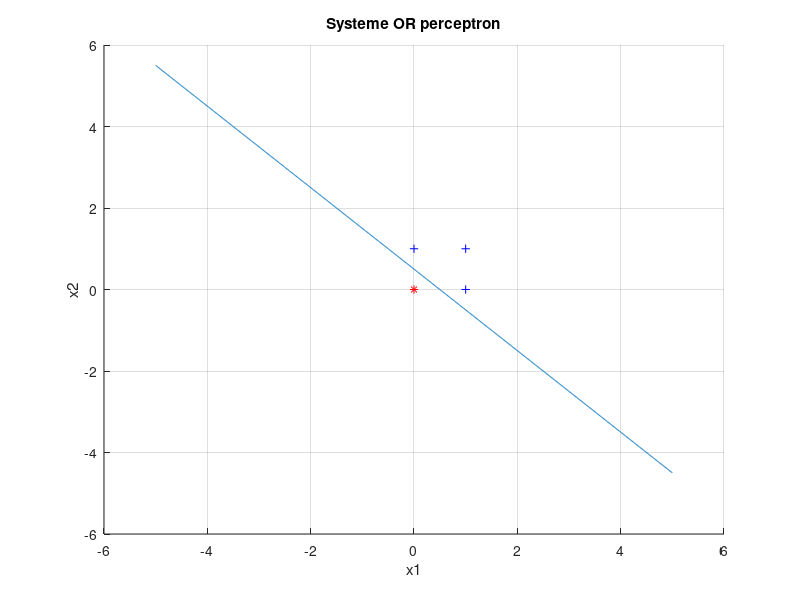
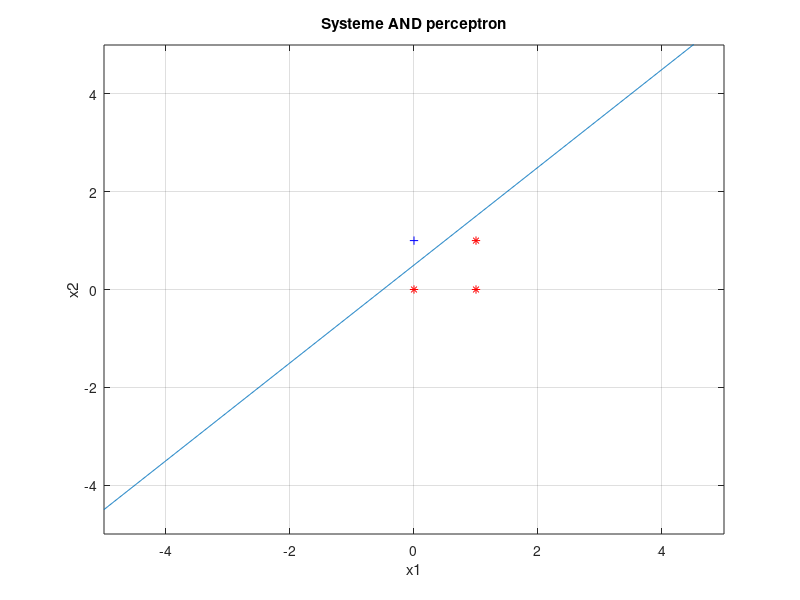
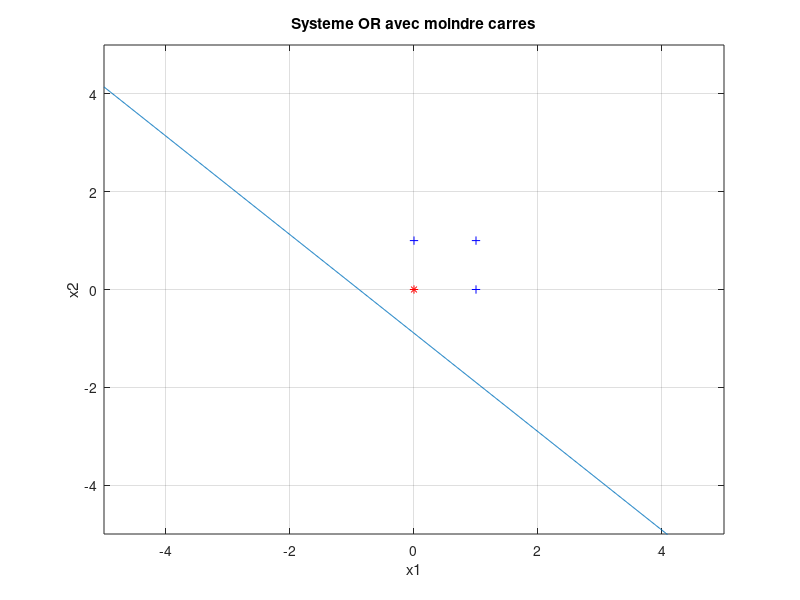
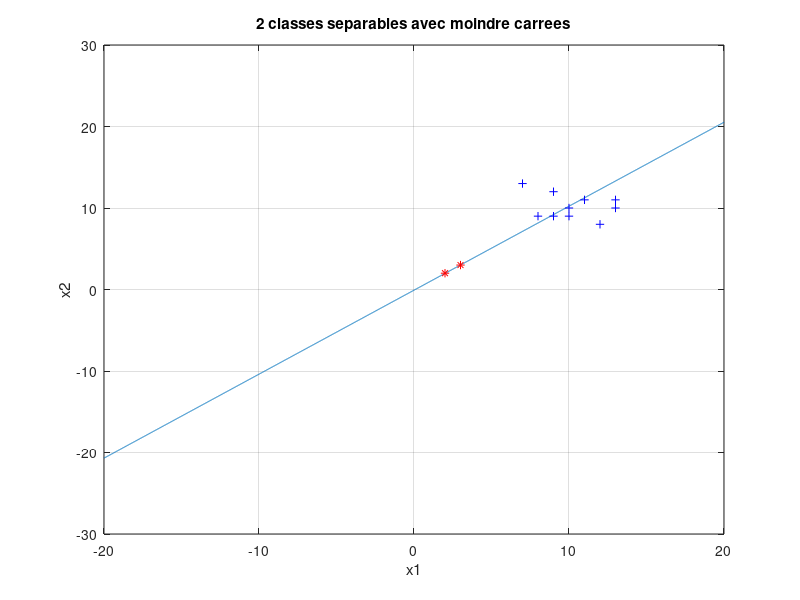

These figures' MATLAB source, in order: (Note: this script raises an error after producing the figures.)
%% Mon perceptron

clear all

% l le nombre de donn?es, n la dimension des donn?es
l=4;
n=2;

% Systeme OR
x1=[0 0 1];
x2=[0 1 1];
x3=[1 0 1];
x4=[1 1 1];
x=[x1;x2;x3;x4];
y=[-1 1 1 1];

% Algo perceptron
w1=zeros(n+1,1);
k=0;
K=67;
for compteur=1:K
    indice=randperm(l);
    for i=1:l
        i=indice(i);
        if(y(i)*(x(i,:)*w1)<=0)
            w1=w1+y(i)*x(i,:)';
            k=k+1;
        end
    end
end

% HyperPlan associ? 
figure(1)
hold on
title('Systeme OR perceptron')
xlabel('x1')
ylabel('x2')
t=-5:0.01:5;
plot(t,-(w1(1)/w1(2))*t-w1(3)/w1(2));
for j=1:l
    if(y(j)==1)
        plot(x(j,1),x(j,2),'b+');
    else
        plot(x(j,1),x(j,2),'r*');
    end
end
hold off
grid on 


%%

l=4;
n=2;
% Systeme AND
x1=[0 0 1];
x4=[0 1 1];
x3=[1 0 1];
x2=[1 1 1];
x=[x1;x2;x3;x4];
y=[-1 -1 -1 1];

% Algo perceptron
w2=zeros(n+1,1);
k=0;
K=57;
for compteur=1:K
    indice=randperm(l);
    for i=1:l
        i=indice(i);
        if(y(i)*(x(i,:)*w2)<=0)
            w2=w2+y(i)*x(i,:)';
            k=k+1;
        end
    end
end

% HyperPlan associ? 
figure(2)
t=-5:0.01:5;
plot(t,-(w2(1)/w2(2))*t-w2(3)/w2(2));
hold on
title('Systeme AND perceptron')
axis([-5 5 -5 5]);
xlabel('x1')
ylabel('x2')
for j=1:l
    if(y(j)==1)
        plot(x(j,1),x(j,2),'b+');
    else
        plot(x(j,1),x(j,2),'r*');
    end
end
hold off
grid on 

%% Methode moindre carr?s



% l le nombre de donn?es, n la dimension des donn?es
l=4;
n=2;

% Systeme OR
x1=[0 0 1];
x2=[0 1 1];
x3=[1 0 1];
x4=[1 1 1];
x=[x1;x2;x3;x4];
y=[-1 1 1 1];

% Algo moindre carr?s
w_mc_or=zeros(n+1,1);
alpha=0.1;
K=67;
for compteur=1:K
    indice=randperm(l);
    for i=1:l
        i=indice(i);
        g=-1/l*(y(i)-w_mc_or'*x(i,:)')*x(i,:)';
        w_mc_or=w_mc_or -alpha*g;
    end
    alpha=alpha/compteur;
end

% HyperPlan associ? 
figure(3)
t=-5:0.01:5;
plot(t,-(w_mc_or(1)/w_mc_or(2))*t-w_mc_or(3)/w_mc_or(2));
hold on
title('Systeme OR avec moindre carres')
axis([-5 5 -5 5]);
xlabel('x1')
ylabel('x2')
for j=1:l
    if(y(j)==1)
        plot(x(j,1),x(j,2),'b+');
    else
        plot(x(j,1),x(j,2),'r*');
    end
end
hold off
grid on 

% Systeme AND
x1=[0 0 1];
x4=[0 1 1];
x3=[1 0 1];
x2=[1 1 1];
x=[x1;x2;x3;x4];
y=[-1 -1 -1 1];

% Algo moindre carr?s
w_mc_and=zeros(n+1,1);
alpha=1;
K=6;
for compteur=1:K
    indice=randperm(l);
    for i=1:l
        i=indice(i);
        g=-1/l*(y(i)-w_mc_and'*x(i,:)')*x(i,:)';
        w_mc_and=w_mc_and -alpha*g;
    end
    alpha=alpha/compteur;
end

% HyperPlan associ? 
figure(4)
t=-5:0.01:5;
plot(t,-(w_mc_and(1)/w_mc_and(2))*t-w_mc_and(3)/w_mc_and(2));
hold on
title('Systeme AND moindre carres')
axis([-5 5 -5 5]);
xlabel('x1')
ylabel('x2')
for j=1:l
    if(y(j)==1)
        plot(x(j,1),x(j,2),'b+');
    else
        plot(x(j,1),x(j,2),'r*');
    end
end
hold off
grid on 

%% Donn?es s?parables
clear all
% l le nombre de donn?es, n la dimension des donn?es
l=12;
n=2;

% Systeme avec 2 classes separables 

x=[2 2 1; 3 3 1; 8 9 1;10 9 1; 12 8 1;10 10 1; 11 11 1;7 13 1;9 12 1;13 10 1;13 11 1;9 9 1];
y=[ -1 -1 1 1 1 1 1 1 1 1 1 1];

% Algo perceptron
wp=zeros(n+1,1);
k=0;
K=670;
for compteur=1:K
    indice=randperm(l);
    for i=1:l
        i=indice(i);
        if(y(i)*(x(i,:)*wp)<=0)
            wp=wp+y(i)*x(i,:)';
            k=k+1;
        end
    end
end

% HyperPlan associ? 
figure(5)
hold on
title('2 classes separables avec perceptron')
xlabel('x1')
ylabel('x2')
t=-20:0.001:20;
f=-wp(1)/wp(2)*t-wp(3)/wp(2);
plot(t,f);
for j=1:l
    if(y(j)==1)
        plot(x(j,1),x(j,2),'b+');
    else
        plot(x(j,1),x(j,2),'r*');
    end
end
hold off
grid on 
%%
% Algo moindre carr?s
w_mc=zeros(n+1,1);
alpha=1;
K=6;
for compteur=1:K
    indice=randperm(l);
    for i=1:l
        i=indice(i);
        g=-1/l*(y(i)-w_mc'*x(i,:)')*x(i,:)';
        w_mc=w_mc -alpha*g;
    end
    alpha=alpha/compteur;
end

% HyperPlan associ? 
figure(4)
t=-20:0.01:20;
plot(t,-(w_mc(1)/w_mc(2))*t-w_mc(3)/w_mc(2));
hold on
title('2 classes separables avec moindre carrees')
xlabel('x1')
ylabel('x2')
for j=1:l
    if(y(j)==1)
        plot(x(j,1),x(j,2),'b+');
    else
        plot(x(j,1),x(j,2),'r*');
    end
end
hold off
grid on 

%% Click Prediction

% Training

clear all;

[clicked,depth,position,userid,age,gender,tokens] = textread('/home/oqueffelec/Documents/gitPAO/clicks_prediction/data/train.txt','%d%d%d%d%d%d%s','delimiter','|');

x=[clicked,depth,position,userid,age,gender];
nb=1000000;
x=x(1:nb,:);

% l le nombre de donn?es, n la dimension des donn?es
l=nb;
n=6;


y=x(:,1)';
for i=1:nb
    if(y(i)==0)
        y(i)=-1;
    end
end
        

% Algo perceptron
wp=zeros(n,1);
k=0;
K=6;
for compteur=1:K
    indice=randperm(l);
    for i=1:l
        i=indice(i);
        if(y(i)*(x(i,:)*wp)<=0)
            wp=wp+y(i)*x(i,:)';
            k=k+1;
        end
    end
end

% Prediction 

[depth,position,userid,age,gender,tokens] = textread('/home/oqueffelec/Documents/gitPAO/clicks_prediction/data/test.txt','%d%d%d%d%d%s','delimiter','|');

x=[depth,position,userid,age,gender];
x=x(1:nb,:);

wp=wp(2:n);

for i=1:nb
    if x(i,:)*wp>=0
        prediction(i)=1;
    else
        prediction(i)=0;
    end
end

% Erreur 

[label] = textread('/home/oqueffelec/Documents/gitPAO/clicks_prediction/data/test_label.txt','%f','delimiter','|');

label=label(1:nb);

erreur=abs(prediction-label');
erreur_pct=sum(erreur)/nb;

indice_label=find(label>0);
indice_prediction=find(prediction>0);
